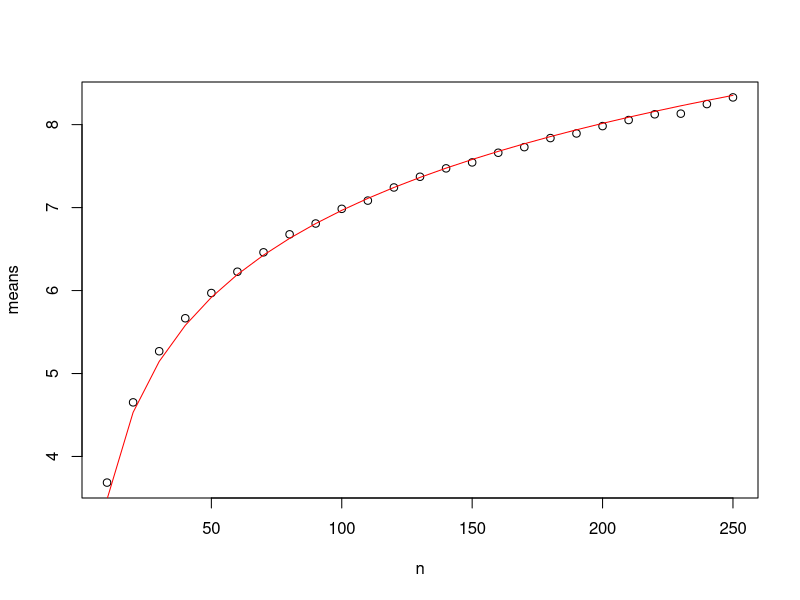
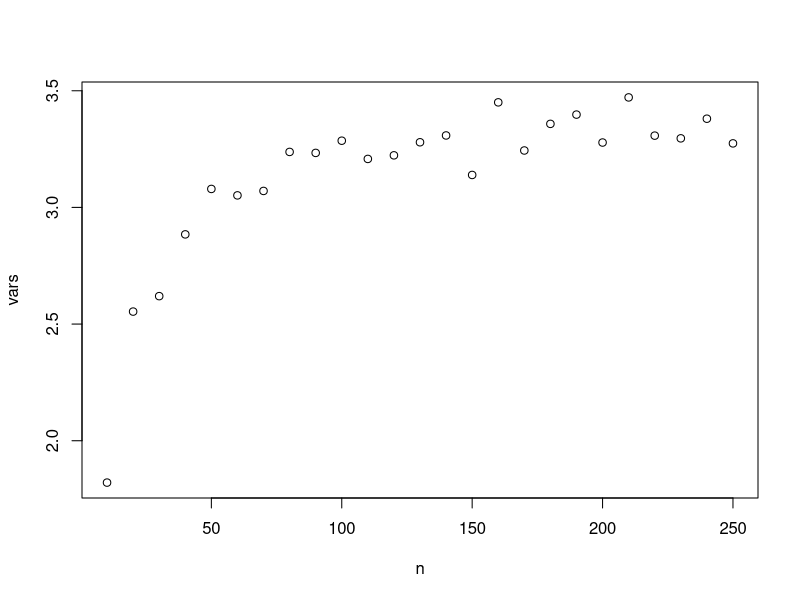

Source code (R) for these figures, in order:
## ---- chunk 1
knitr::opts_chunk$set(echo = TRUE)
## ---- chunk 2
longest.run<-function(n)
{
  x<-rbinom(n,1,.5)
  diffs<-diff(x)
  change.positions<-seq(1:n-1)[abs(diff(x))==1]
  change.positions<-c(0,change.positions,n)
  x
  max(diff(change.positions))
}
## ---- chunk 3
means <- 1:25
n <- 1:25
for (run in 1:25){
  n[run]<-(run*10)
  x<-rep(10*run,10000)
  longest.runs<-sapply(x,longest.run)
  means[run] <- mean(longest.runs)
  print(paste("The approximated expected value for n = ", run*10 ," is ", means[run]))
}
## ---- chunk 4
plot(n,means)
logEstimate = lm(means ~ -1+log(n))
lines(n,predict(logEstimate),col='red')
c <- summary(logEstimate)$coefficients[1]
print(paste("The c value is ", c))
## ---- chunk 5
est <- (c*log(500))
x<-rep(500, 10000)
longest.runs<-sapply(x,longest.run)
cal <- mean(longest.runs)
print(paste("The estimated value is", est, "while the achieved value is", cal, ". They are different by", abs(est-cal)))
## ---- chunk 6
vars <- 1:25
for (run in 1:25){
  vars[run]<-(run*10)
  x<-rep(10*run,10000)
  longest.runs<-sapply(x,longest.run)
  vars[run] <- var(longest.runs)
  print(paste("The approximated variance for n = ", run*10 ," is ", vars[run]))
}
plot(n,vars)
